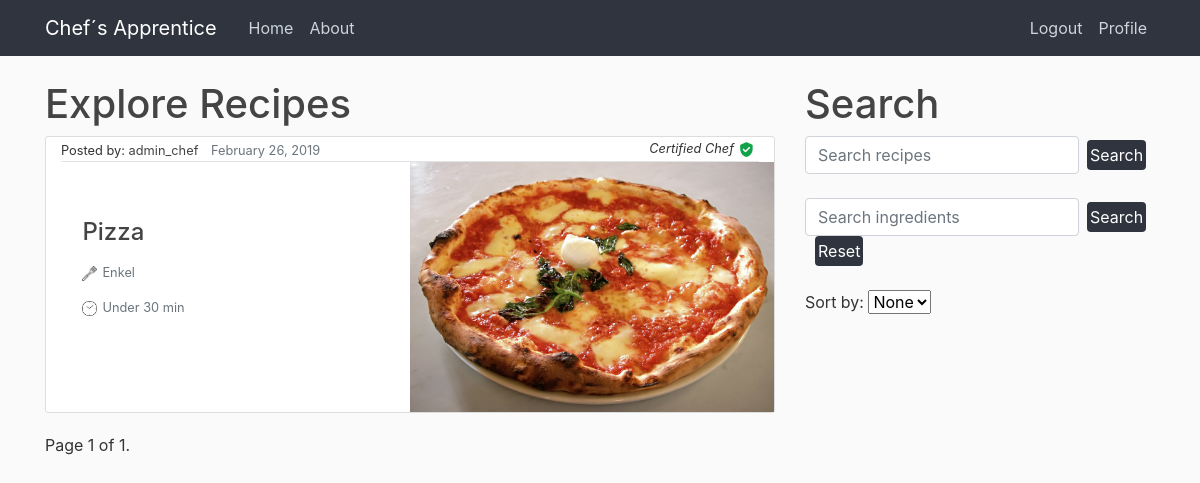
The app's page / (signed in), older data.
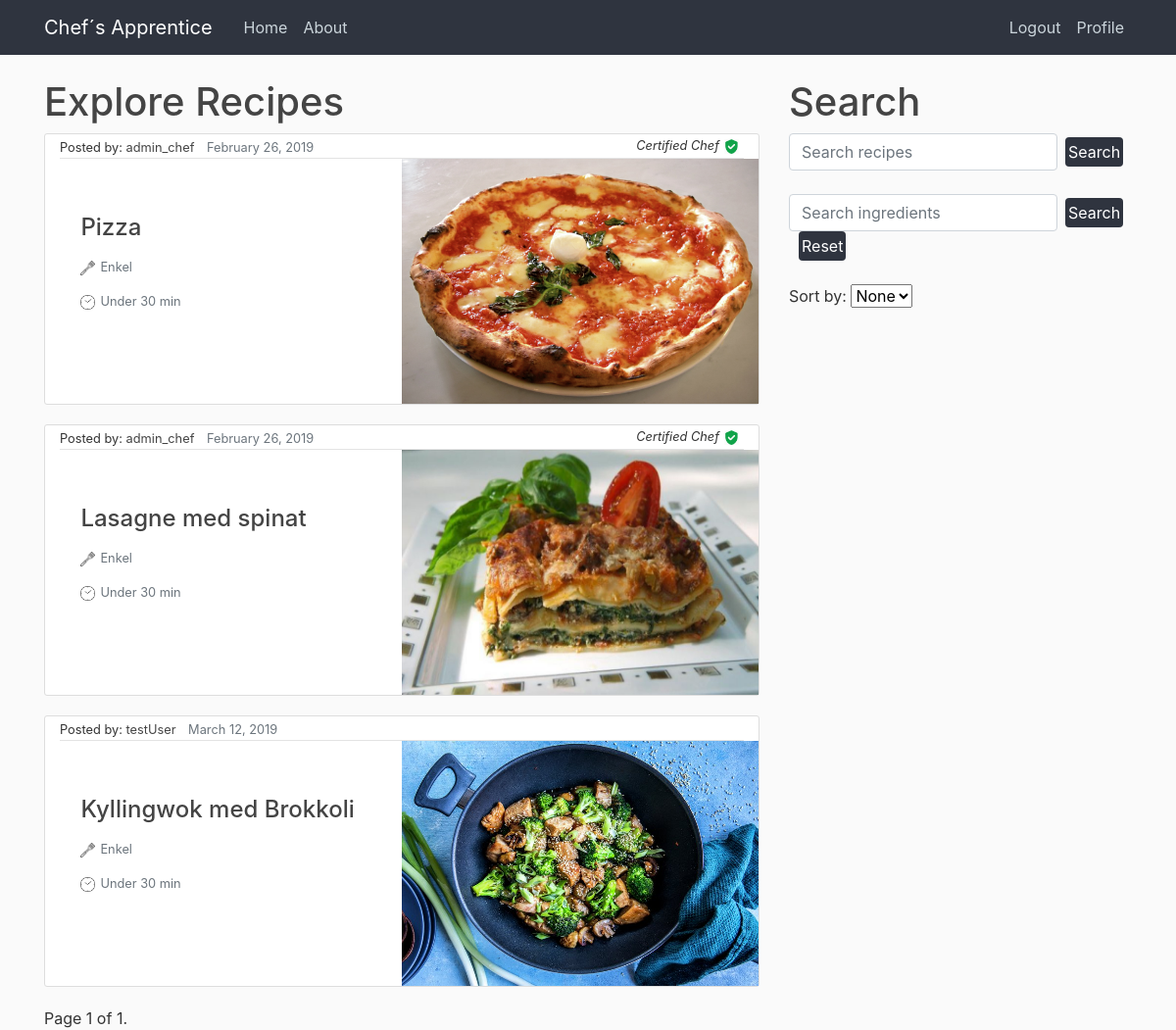
The same page, newer data.
### chefs_apprentice/models.py (models this page shows, shortened)
class Recipe(models.Model):
    title = models.CharField(max_length=100) #tenkt samme som tilhørende post
    ingredients = models.ManyToManyField(Ingredient, blank=False) #liste av ingrediensobjekter
    description = models.TextField() #tenkt sammen med content i post
    date_posted = models.DateTimeField(default=timezone.now)  # DateTimeField(auto_now=True) ville satt datoen til akkurat nå
    author = models.ForeignKey(User, on_delete=models.CASCADE)  # on_delete=models.CASCADE sier at hvis brukeren blir slettet vil postene også bli slettet
    image = models.ImageField(default='default.jpg', upload_to='food_pics')
    visible = models.BooleanField(default=True)

### chefs_apprentice/views.py (the view)
# urls.py: path('', views.home, name='chef-home'),
@login_required
def home(request):
    queryset = Recipe.objects.all() # .order_by("-date_posted")
    recipe = queryset[0]
    i = recipe.ingredients.all()
    if request.GET.get("sortBy") == 'date':
        queryset =  Recipe.objects.all().order_by("-date_posted")
        context = {
                'recipies': queryset
                }
        return render(request, 'chefs_apprentice/home.html', context)
    start_list = []
    for a in queryset:
        if a.author.is_staff:
            start_list.append(a)
    for b in queryset:
        if b.author.is_staff == False:
            start_list.append(b)
    query = request.GET.get("q")
    if query:
        queryset = queryset.filter(
            Q(title__icontains=query)
            )
    query_i = request.GET.get("q_i")
    if query_i:
        input = query_i.split(',')
        ingredients = [x.strip() for x in input]
        ingredients = list(set(ingredients))
        queryset = getRecipies(queryset, ingredients)
    if not query_i and not query:
        queryset = start_list
    paginator = Paginator(queryset, 5) # Show 25 contacts per page
    page = request.GET.get('page')
    queryset = paginator.get_page(page)
    context = {
        'recipies': queryset
    }
    return render(request, 'chefs_apprentice/home.html', context)

### chefs_apprentice/templates/chefs_apprentice/home.html (shortened to what this page needs)
{% extends "chefs_apprentice/base.html" %}
{% block content%}
<h1>Explore Recipes</h1>
  {% for recipe in recipies %}
    {% if recipe.visible %}
      <article class="media content-section">
        <div class="container">
          <div class="article-metadata">
            <small>Posted by: <a class="mr-2" href="profile">{{ recipe.author }}</a></small>
            <small class="text-muted">{{ recipe.date_posted|date:"F d, Y" }}</small>
            <small class="certification">{% if recipe.author.is_staff %}<i>Certified Chef</i><img class="verified" id="certified" src="static/chefs_apprentice/verified.png" alt="#">{% endif %}</small>
          </div>
          <div class="row">
            <div class="col-sm pt-5">
                <h2><a class="article-title" href="{%url 'view_recipe' recipetitle=recipe.title pk=recipe.pk%}">{{ recipe.title }}</a></h2>
                <small class="article-content text-muted"><img class="verified" src="static/chefs_apprentice/spatula.png" alt="#">Enkel</small>
                <small class="article-content text-muted"><img class="verified" src="static/chefs_apprentice/time.png" alt="#">Under 30 min</small>
            </div>
            <div class="col-sm">
              <img class="food_image" src="{{ recipe.image.url }}" alt="#">
            </div>
          </div>
        </div>
      </article>
    {% endif %}
  {% endfor  %}
  <div class="pagination">
    <span class="step-links">
        <span class="current">
            Page {{ recipies.number }} of {{ recipies.paginator.num_pages }}.
        </span>
    </span>
</div>
{% endblock content %}

### chefs_apprentice/templates/chefs_apprentice/base.html (shortened to what this page needs)
{% load static %}
<!DOCTYPE html>
<html lang="en" dir="ltr">
  <head>
   <link rel="stylesheet" href="https://stackpath.bootstrapcdn.com/bootstrap/4.3.1/css/bootstrap.min.css">
   <link rel="stylesheet" href="{% static 'chefs_apprentice/main.css' %}">
  </head>
  <body>
    <header class="site-header">
      <nav class="navbar navbar-expand-md navbar-dark bg-steel fixed-top">
        <div class="container">
          <a class="navbar-brand mr-4" href="{% url 'chef-home' %}">Chef´s Apprentice</a>
          <div class="collapse navbar-collapse" id="navbarToggle">
            <div class="navbar-nav mr-auto">
              <a class="nav-item nav-link" href="{% url 'chef-home' %}">Home</a>
              <a class="nav-item nav-link" href="{% url 'chef-about' %}">About</a>
            </div>
            <div class="navbar-nav">
              {% if user.is_authenticated %}
                <a class="nav-item nav-link" href="{% url 'logout' %}">Logout</a>
                <div class="dropdown">
                  <a class="nav-item nav-link" href="{% url 'profile' %}">Profile</a>
               </div>
              {% else %}
                <a class="nav-item nav-link" href="{% url 'login' %}">Login</a>
                <a class="nav-item nav-link" href="{% url 'register' %}">Register</a>
              {% endif %}
            </div>
          </div>
        </div>
      </nav>
    </header>
    <main role="main" class="container">
      <div class="row">
        <div class="col-md-8">
          {% block content %}{% endblock %}
        </div>
        {% if request.path == "/" %}
          <div class="col-md-4">
            <h1>Search</h1>
            {% if request.user.is_authenticated %}
                <form id="searchfield" method='GET' action ='' class="form-inline md-form mr-auto mb-4">
                  <input id="titleField" class="form-control mr-sm-2" type ='text' name = 'q' placeholder ='Search recipes' aria-label="Search" value='{{ request.GET.q}}' />
                  <button class="btn btn-rounded btn-mr-sm-2" type="submit">Search</button>
                </form>
                <form id="searchfield_i" method='GET' action ='' class="form-inline md-form mr-auto mb-4">
                  <input id="ingredientsField" class="form-control mr-sm-2" type ='text' name = 'q_i' placeholder ='Search ingredients' aria-label="Search" value='{{ request.GET.q_i }}' />
                  <button class="btn btn-rounded btn-mr-sm-2" type="submit">Search</button>
                  <input id="resetbtn" type='submit' name="reset" value ='Reset' class="btn" onclick="ingredientsField.value='', titleField.value=''" />
                </form>
                <label for="sortBy">Sort by: </label>
                  <select id="dropdown" method="GET" form='searchForm', name="sortBy" value='{{ request.GET.sortBy }}'>
                    <option value="none">None</option >
                  </select>
          {% endif %}
        </div>
      </div>
    </main>
    {% endif %}
  </body>
</html>

### chefs_apprentice/static/chefs_apprentice/main.css (style rules this page uses)
body { background: #fafafa; color: #333333; margin-top: 5rem; }
h1, h2, h3, h4, h5, h6 { color: #444444; }
.navbar-brand { color:#ffffff; }
.bg-steel { background-color: #2F343F; }
.site-header .navbar-nav .nav-link { color: #cbd5db; }
.content-section { background: #ffffff; padding: 0; border: 1px solid #dddddd; border-radius: 3px; margin-bottom: 20px; }
.article-title { color: #444444; font-size: 1.5rem; justify-content: center; margin-left: 10%; margin-right: 10px; text-align: justify; }
.col-sm { margin:0; padding:0; }
.article-content { white-space: pre-line; display: block; justify-content: center; margin: 15px 10%; margin-left:10%; }
.article-metadata { padding-bottom: 0; margin-bottom: 0; border-bottom: 1px solid #e3e3e3 }
.article-metadata a { color:#444444; }
.btn { background-color:#2F343F; color:white; padding:2px; }
#resetbtn { margin-left: 10px; }
.food_image { height: 250px; width: 100%; float: right; padding: 0; margin:0; }
.certification { float:right; margin-top: 2px; }
#certified { margin-left: 5px; }
.verified { height: 15px; width: 15px; margin-right: 5px; }
.dropdown { position: relative; display: inline-block; }

Row changes from the older to the newer data that the page shows:
now on this page (row edited): Recipe: author "admin_chef", date_posted "February 26, 2019", visible True (drawn), title "Lasagne med spinat", image (picture)
added Recipe: author "testUser", date_posted "March 12, 2019", title "Kyllingwok med Brokkoli", visible True (drawn), image (picture)
